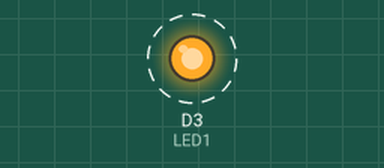
Bench run of a sketch on a simulated ESP8266 (NodeMCU). Shown: output pins drawn as LEDs (lit = HIGH). Dashed ring = blinking.

Above: at 0.5 s.
Timing chart, 0 to 4.6 s (numbered marks = the images above):
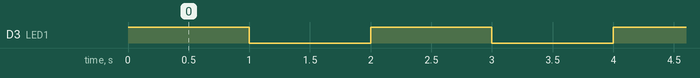

The sketch:

LEDBlink.ino
```cpp
/*
  Blink

  Turns an LED on for one second, then off for one second, repeatedly.

*/

#define LED1 D3

// the setup function runs once when you press reset or power the board
void setup() {
  // initialize digital pin LED_BUILTIN as an output.
  pinMode(LED1, OUTPUT);
}

// the loop function runs over and over again forever
void loop() {
  digitalWrite(LED1, HIGH);  // turn the LED on (HIGH is the voltage level)
  delay(1000);                      // wait for a second
  digitalWrite(LED1, LOW);   // turn the LED off by making the voltage LOW
  delay(1000);                      // wait for a second
}
```

Measured:
- by itself, D3 (LED1): alternates HIGH for 1.0 s and LOW for 1.0 s
